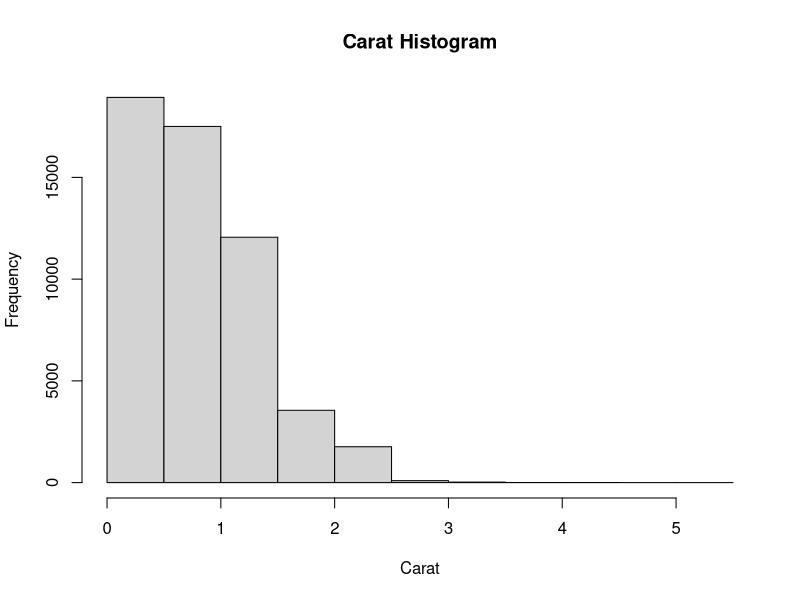
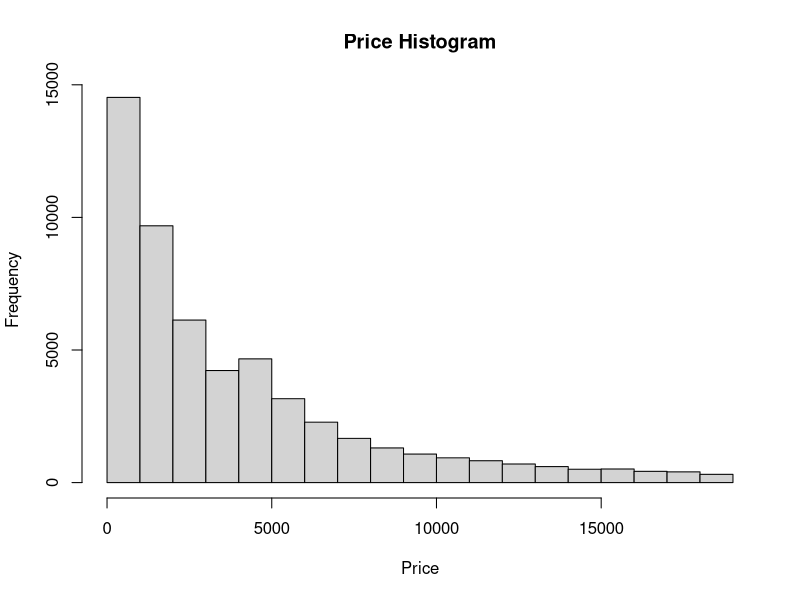
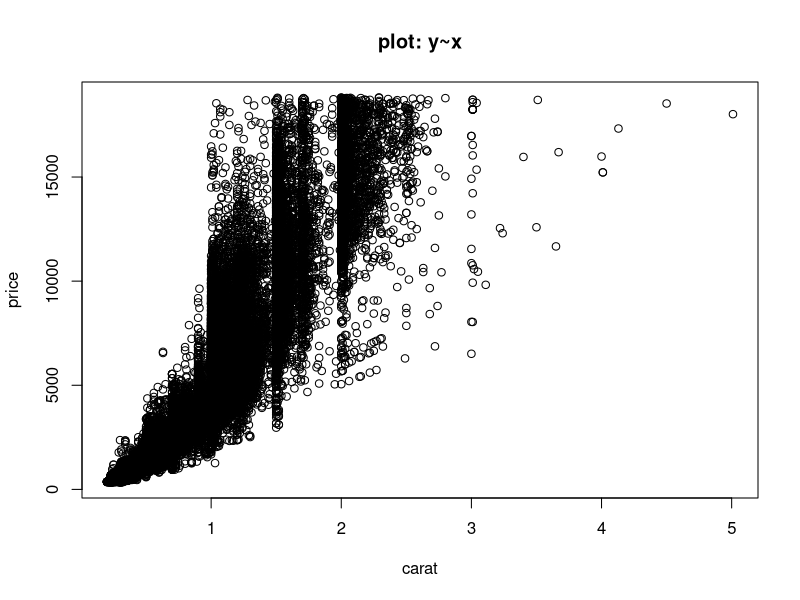
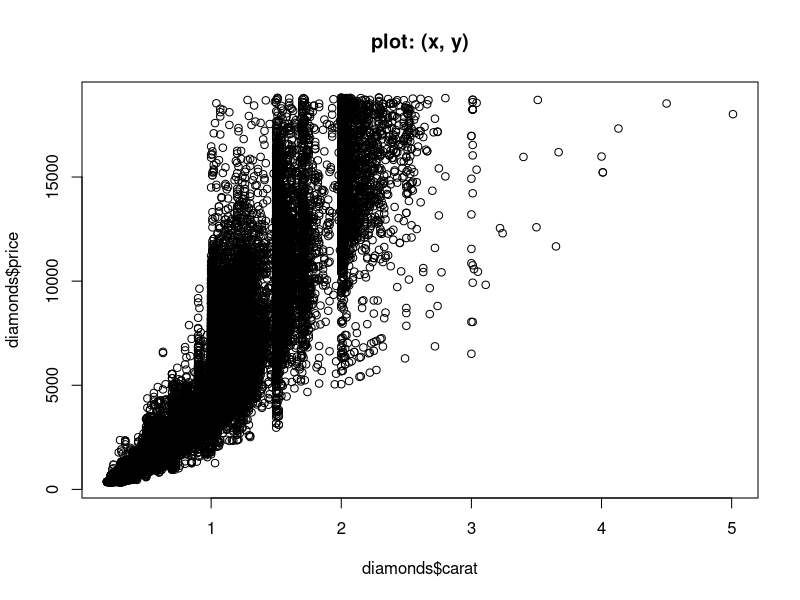
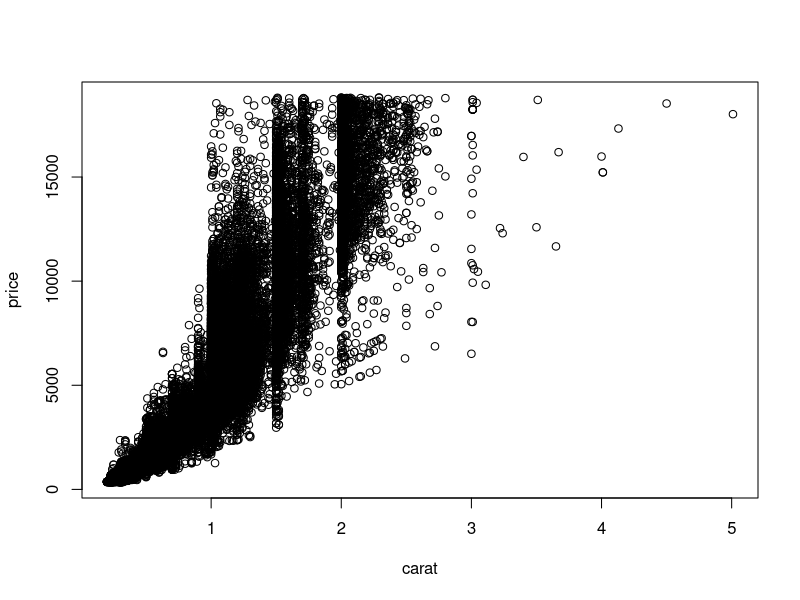
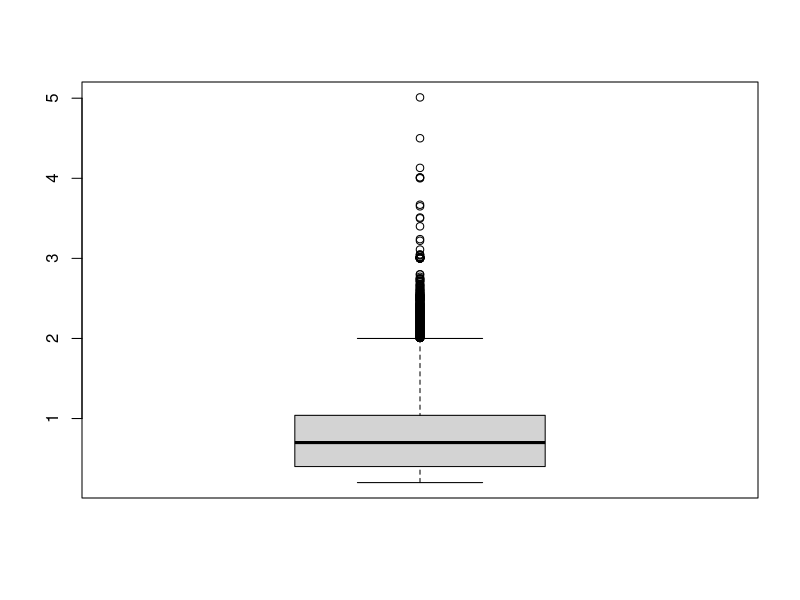
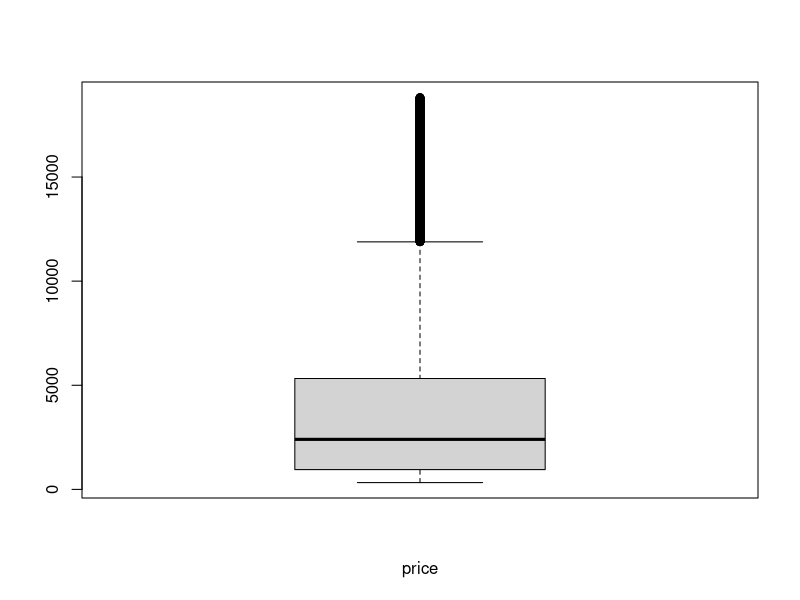
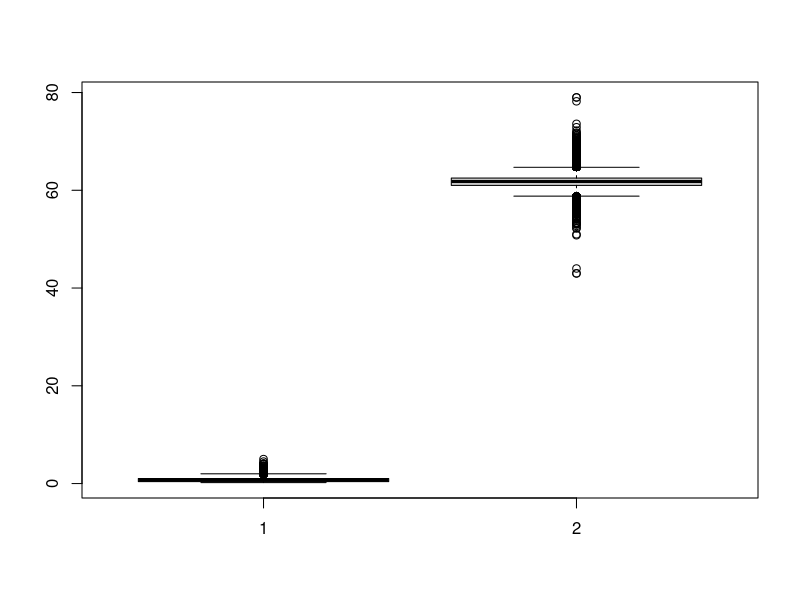

Here is the R script that generated these plots, in order: (Note: this script raises an error after producing the figures.)
# Unit 7: R2unit07graphic.R
# best R version 3.4.4
#####
rm(list=ls())
###
############################## < 1. basic graphic > #####################
# [1] simple plots --------------------------------------------------- #
if (!require(ggplot2)) {
  install.packages("ggplot2")
  library(ggplot2)
} # ggplot2
str(diamonds)
# ?tibble
# histogram
hist(diamonds$carat, main = "Carat Histogram", xlab = "Carat")
hist(diamonds$price, main = "Price Histogram", xlab = "Price")
# 
# scatter plot: y ~ x or (x, y)
plot(price ~ carat, data = diamonds, main="plot: y~x")
plot(diamonds$carat, diamonds$price, main="plot: (x, y)")
plot(diamonds$carat, diamonds$price, xlab="carat", ylab="price")
#
# boxplot
boxplot(diamonds$carat)
boxplot(diamonds$price, xlab="price")
#
boxplot(diamonds$carat, diamonds$depth)
boxplot(diamonds[, c("carat", "depth")])
boxplot(diamonds)
# cf: summary(diamonds) 
# factor attributes: boxplot(diamonds[, c("cut", "color")])
#
# [2] ggplot2 ------------------------------------------- #
# geom_histogram, geom_density, geom_point
ggplot(data = diamonds) + geom_histogram(aes(x = carat))
# ggplot(data = diamonds) + geom_histogram(aes(x = carat),bins = 15)
# ggplot(data = diamonds) + geom_histogram(aes(x = carat),binwidth = 0.1)
ggplot(data = diamonds) + geom_density(aes(x = carat), fill = "grey50")
ggplot(diamonds, aes(x = carat, y = price)) + geom_point()
# ggplot(diamonds) + geom_point(aes(x = carat, y = price))
# create a ggplot object for common use by the subsequent layers 
g <- ggplot(diamonds, aes(x = carat, y = price))
g + geom_point(aes(color = color))
#
# create the 2-dimensional layout of panels: facet_wrap vs. facet_grid
g + geom_point(aes(color = color)) + facet_wrap(~ color)
g + geom_point(aes(color = color)) + facet_wrap(cut ~ color)
# g + geom_point(aes(color = color)) + facet_wrap(~ cut + color)
#
g2 <- g + geom_point(aes(color = color))
g2 + facet_grid(~ clarity)
g2 + facet_grid(cut ~ clarity)
g2 + facet_grid(cut ~ clarity + color)
g2 + facet_grid(cut + clarity ~ color)
# geom_histogram + facet_wrap
ggplot(diamonds, aes(x = carat)) + geom_histogram() + facet_wrap(~ color)
ggplot(diamonds, aes(x = carat)) + geom_histogram() + facet_wrap(~ clarity)
# ggplot(diamonds, aes(x = carat)) + geom_histogram(bins=20) + facet_grid(~ clarity)
#
# geom_boxplot
ggplot(diamonds, aes(y = carat, x = 1)) + geom_boxplot()
ggplot(diamonds, aes(y = carat, x = cut)) + geom_boxplot()
# 
# geom_violins: x is required
ggplot(diamonds, aes(y = carat, x = 1)) + geom_violin()
ggplot(diamonds, aes(y = carat, x = cut)) + geom_violin()
ggplot(diamonds, aes(y = carat, x = cut)) + geom_boxplot() + geom_violin()
# ggplot(diamonds, aes(y = carat, x = cut)) + geom_violin() + geom_boxplot()
#
############################## < 2. ggplot2 & lubridate > ###############
# geom_histogram, geom_density, geom_point
View(diamonds)
(g <- ggplot(data = diamonds) + geom_histogram(bins = 30, aes(x = carat)))
g + geom_histogram(breaks = seq(0, 3, by=.1), fill = "green", aes(x = carat)) + xlim(c(0, 3))
g + geom_histogram(bins = 50, color = "blue", fill = "yellow", aes(x = carat))
ggplot(data = diamonds) + geom_histogram(bins = 50, na.rm = TRUE, aes(x = carat)) + xlim(c(0, 3))
# non-finite values: out of the range limited by xlim
# missing values: default na.rm = FALSE
ggplot(data = diamonds) + geom_density(aes(x = carat), fill = "red")
ggplot(data = diamonds) + geom_density(aes(x = carat), fill = "red", na.rm = TRUE) + xlim(c(0, 3))
#
ggplot(diamonds, aes(x = carat, y = price)) + geom_point()
g <- ggplot(diamonds, aes(x = carat, y = price))
g + geom_point(aes(color = color))
#
# facet_wrap vs. facet_grid
g + geom_point(aes(color = color)) + facet_wrap(~ cut)
g + geom_point(aes(color = color)) + facet_wrap(clarity ~ cut)
g + geom_point(aes(color = color)) + facet_grid(clarity ~ cut)
#
ggplot(diamonds, aes(x = carat)) + geom_histogram(bins = 50, fill = "red") + facet_wrap(~ cut)
# geom_boxplot:
ggplot(diamonds, aes(y = carat, x = 1)) + geom_boxplot(fill = "yellow")
ggplot(diamonds, aes(y = carat, x = cut)) + geom_boxplot(color = "blue", fill = "yellow")
# geom_violins:
ggplot(diamonds, aes(y = carat, x = cut)) + geom_violin(fill = "green")
# ========================================================================== #
#
?economics
str(economics)
head(economics)
ggplot(economics, aes(x = date, y = pop)) + geom_line()
#
if (!require(lubridate)) {
  install.packages("lubridate")
  library(lubridate)
} # lubridate
# Transform date => (year, month)
economics$year <- year(economics$date)
head(month(economics$date), 10)
economics$month <- month(economics$date, label=TRUE)
head(economics, 10)
#
# selection by which
econ2007 <- economics[which(economics$year >= 2007), ]
head(econ2007)
str(econ2007)
typeof(econ2007$year)
#
# divide data into clusters by: group
g <- ggplot(econ2007, aes(x=month, y=pop))
g + geom_line(aes(color=year))  # connect points of the same month
g + geom_line(aes(color=year, group=year))  # connect points of the same year
factor(econ2007$year)
(g1 <- g + geom_line(aes(color=factor(year), group=year)))
g + geom_line(aes(color=factor(year), size=1.2, group=year))
#
# enhance the visualized details
(g2 <- g1 + scale_color_discrete(name="Year"))
(g3 <- g2 + labs(title="Population Growth", x="Month", y="Population"))
#
if (!require(scales)) {
  install.packages("scales")
  library(scales)
} # scales
g4 <- g3 + scale_y_continuous(labels = comma)
g4
#
# several themes are available --------------------------------- #
if (!require(ggthemes)) {
  install.packages("ggthemes")
  require(ggthemes)
} # ggthemes
g2 <- ggplot(diamonds, aes(x=carat, y=price)) +
  geom_point(aes(color=color))
g2
g2 + theme_economist() + scale_colour_economist()
#
g2 + theme_excel() 
g2 + theme_excel() + scale_colour_excel()
#
g2 + theme_tufte()
g2 + theme_wsj()
###